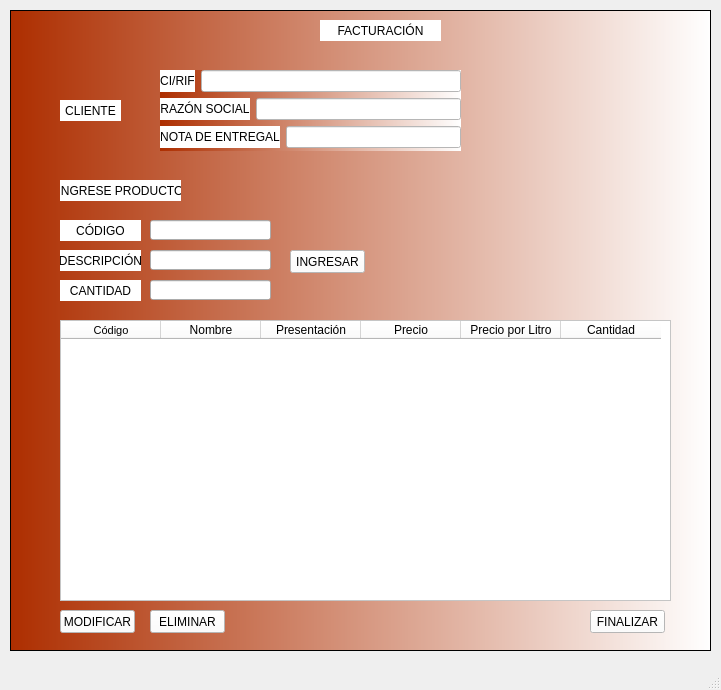
<?xml version="1.0" encoding="UTF-8"?>
<ui version="4.0">
 <class>Facturacion</class>
 <widget class="QMainWindow" name="Facturacion">
  <property name="geometry">
   <rect>
    <x>0</x>
    <y>0</y>
    <width>721</width>
    <height>690</height>
   </rect>
  </property>
  <property name="windowTitle">
   <string>MainWindow</string>
  </property>
  <widget class="QWidget" name="centralwidget">
   <widget class="QFrame" name="frame">
    <property name="geometry">
     <rect>
      <x>10</x>
      <y>10</y>
      <width>701</width>
      <height>641</height>
     </rect>
    </property>
    <property name="styleSheet">
     <string notr="true">background-color:qlineargradient(spread:pad, x1:0, y1:0, x2:1, y2:0, stop:0 rgba(173, 46, 0, 255), stop:1 rgba(255, 255, 255, 255))</string>
    </property>
    <property name="frameShape">
     <enum>QFrame::StyledPanel</enum>
    </property>
    <property name="frameShadow">
     <enum>QFrame::Raised</enum>
    </property>
    <widget class="QLabel" name="label">
     <property name="geometry">
      <rect>
       <x>50</x>
       <y>90</y>
       <width>61</width>
       <height>21</height>
      </rect>
     </property>
     <property name="styleSheet">
      <string notr="true">background-color: white;</string>
     </property>
     <property name="text">
      <string>CLIENTE</string>
     </property>
     <property name="alignment">
      <set>Qt::AlignCenter</set>
     </property>
    </widget>
    <widget class="QLabel" name="label_2">
     <property name="geometry">
      <rect>
       <x>50</x>
       <y>170</y>
       <width>121</width>
       <height>21</height>
      </rect>
     </property>
     <property name="styleSheet">
      <string notr="true">background-color: white;</string>
     </property>
     <property name="text">
      <string>INGRESE PRODUCTO</string>
     </property>
     <property name="alignment">
      <set>Qt::AlignCenter</set>
     </property>
    </widget>
    <widget class="QLineEdit" name="lineEdit">
     <property name="geometry">
      <rect>
       <x>140</x>
       <y>210</y>
       <width>121</width>
       <height>20</height>
      </rect>
     </property>
     <property name="styleSheet">
      <string notr="true">background-color:rgb(ffff);</string>
     </property>
    </widget>
    <widget class="QLabel" name="label_10">
     <property name="geometry">
      <rect>
       <x>50</x>
       <y>210</y>
       <width>81</width>
       <height>21</height>
      </rect>
     </property>
     <property name="styleSheet">
      <string notr="true">background-color: white;</string>
     </property>
     <property name="lineWidth">
      <number>0</number>
     </property>
     <property name="text">
      <string>CÓDIGO</string>
     </property>
     <property name="alignment">
      <set>Qt::AlignCenter</set>
     </property>
     <property name="margin">
      <number>3</number>
     </property>
    </widget>
    <widget class="QLabel" name="label_11">
     <property name="geometry">
      <rect>
       <x>50</x>
       <y>240</y>
       <width>81</width>
       <height>21</height>
      </rect>
     </property>
     <property name="styleSheet">
      <string notr="true">background-color: white;</string>
     </property>
     <property name="lineWidth">
      <number>0</number>
     </property>
     <property name="text">
      <string>DESCRIPCIÓN</string>
     </property>
     <property name="alignment">
      <set>Qt::AlignCenter</set>
     </property>
     <property name="margin">
      <number>3</number>
     </property>
    </widget>
    <widget class="QLineEdit" name="lineEdit_2">
     <property name="geometry">
      <rect>
       <x>140</x>
       <y>240</y>
       <width>121</width>
       <height>20</height>
      </rect>
     </property>
     <property name="styleSheet">
      <string notr="true">background-color:rgb(ffff);</string>
     </property>
    </widget>
    <widget class="QTableWidget" name="tableWidget">
     <property name="geometry">
      <rect>
       <x>50</x>
       <y>310</y>
       <width>611</width>
       <height>281</height>
      </rect>
     </property>
     <property name="styleSheet">
      <string notr="true">background-color:rgb(255, 255, 255);</string>
     </property>
     <column>
      <property name="text">
       <string>Código</string>
      </property>
      <property name="font">
       <font>
        <pointsize>8</pointsize>
       </font>
      </property>
     </column>
     <column>
      <property name="text">
       <string>Nombre</string>
      </property>
     </column>
     <column>
      <property name="text">
       <string>Presentación</string>
      </property>
     </column>
     <column>
      <property name="text">
       <string>Precio</string>
      </property>
     </column>
     <column>
      <property name="text">
       <string>Precio por Litro</string>
      </property>
     </column>
     <column>
      <property name="text">
       <string>Cantidad</string>
      </property>
     </column>
    </widget>
    <widget class="QWidget" name="layoutWidget">
     <property name="geometry">
      <rect>
       <x>150</x>
       <y>60</y>
       <width>301</width>
       <height>81</height>
      </rect>
     </property>
     <layout class="QVBoxLayout" name="verticalLayout">
      <item>
       <layout class="QHBoxLayout" name="horizontalLayout">
        <item>
         <widget class="QLabel" name="label_6">
          <property name="styleSheet">
           <string notr="true">background-color: white;</string>
          </property>
          <property name="text">
           <string>CI/RIF</string>
          </property>
          <property name="alignment">
           <set>Qt::AlignCenter</set>
          </property>
         </widget>
        </item>
        <item>
         <widget class="QLineEdit" name="lineEdit_5">
          <property name="styleSheet">
           <string notr="true">background-color:rgb(255, 255, 255)</string>
          </property>
         </widget>
        </item>
       </layout>
      </item>
      <item>
       <layout class="QHBoxLayout" name="horizontalLayout_3">
        <item>
         <widget class="QLabel" name="label_8">
          <property name="styleSheet">
           <string notr="true">background-color: white;</string>
          </property>
          <property name="lineWidth">
           <number>0</number>
          </property>
          <property name="text">
           <string>RAZÓN SOCIAL</string>
          </property>
          <property name="alignment">
           <set>Qt::AlignCenter</set>
          </property>
          <property name="margin">
           <number>3</number>
          </property>
         </widget>
        </item>
        <item>
         <widget class="QLineEdit" name="lineEdit_7">
          <property name="styleSheet">
           <string notr="true">background-color:rgb(255, 255, 255)</string>
          </property>
         </widget>
        </item>
       </layout>
      </item>
      <item>
       <layout class="QHBoxLayout" name="horizontalLayout_4">
        <item>
         <widget class="QLabel" name="label_9">
          <property name="styleSheet">
           <string notr="true">background-color: white;</string>
          </property>
          <property name="lineWidth">
           <number>0</number>
          </property>
          <property name="text">
           <string>NOTA DE ENTREGAL</string>
          </property>
          <property name="alignment">
           <set>Qt::AlignCenter</set>
          </property>
          <property name="margin">
           <number>3</number>
          </property>
         </widget>
        </item>
        <item>
         <widget class="QLineEdit" name="lineEdit_8">
          <property name="styleSheet">
           <string notr="true">background-color:rgb(255, 255, 255)</string>
          </property>
         </widget>
        </item>
       </layout>
      </item>
     </layout>
    </widget>
    <widget class="QLabel" name="label_12">
     <property name="geometry">
      <rect>
       <x>50</x>
       <y>270</y>
       <width>81</width>
       <height>21</height>
      </rect>
     </property>
     <property name="styleSheet">
      <string notr="true">background-color: white;</string>
     </property>
     <property name="lineWidth">
      <number>0</number>
     </property>
     <property name="text">
      <string>CANTIDAD</string>
     </property>
     <property name="alignment">
      <set>Qt::AlignCenter</set>
     </property>
     <property name="margin">
      <number>3</number>
     </property>
    </widget>
    <widget class="QLineEdit" name="lineEdit_3">
     <property name="geometry">
      <rect>
       <x>140</x>
       <y>270</y>
       <width>121</width>
       <height>20</height>
      </rect>
     </property>
     <property name="styleSheet">
      <string notr="true">background-color:rgb(ffff);</string>
     </property>
    </widget>
    <widget class="QPushButton" name="pushButton">
     <property name="geometry">
      <rect>
       <x>280</x>
       <y>240</y>
       <width>75</width>
       <height>23</height>
      </rect>
     </property>
     <property name="styleSheet">
      <string notr="true">background-color:rgb(255, 255, 255)</string>
     </property>
     <property name="text">
      <string>INGRESAR</string>
     </property>
    </widget>
    <widget class="QPushButton" name="pushButton_2">
     <property name="geometry">
      <rect>
       <x>580</x>
       <y>600</y>
       <width>75</width>
       <height>23</height>
      </rect>
     </property>
     <property name="styleSheet">
      <string notr="true">background-color:rgb(255, 255, 255)</string>
     </property>
     <property name="text">
      <string>FINALIZAR</string>
     </property>
    </widget>
    <widget class="QLabel" name="label_3">
     <property name="geometry">
      <rect>
       <x>550</x>
       <y>70</y>
       <width>71</width>
       <height>161</height>
      </rect>
     </property>
     <property name="autoFillBackground">
      <bool>false</bool>
     </property>
     <property name="styleSheet">
      <string notr="true">background-image:  url(:/1/logo final png1.png);

background-color:rgb(ffff)</string>
     </property>
     <property name="frameShape">
      <enum>QFrame::NoFrame</enum>
     </property>
     <property name="frameShadow">
      <enum>QFrame::Plain</enum>
     </property>
     <property name="text">
      <string/>
     </property>
     <property name="pixmap">
      <pixmap resource="recursos.qrc">:/1/logo final png1.png</pixmap>
     </property>
     <property name="scaledContents">
      <bool>true</bool>
     </property>
     <property name="buddy">
      <cstring></cstring>
     </property>
    </widget>
    <widget class="QLabel" name="tabla5_facturacion">
     <property name="geometry">
      <rect>
       <x>310</x>
       <y>10</y>
       <width>121</width>
       <height>21</height>
      </rect>
     </property>
     <property name="styleSheet">
      <string notr="true">background-color: white;</string>
     </property>
     <property name="text">
      <string>FACTURACIÓN</string>
     </property>
     <property name="alignment">
      <set>Qt::AlignCenter</set>
     </property>
    </widget>
    <widget class="QPushButton" name="pushButton_3">
     <property name="geometry">
      <rect>
       <x>50</x>
       <y>600</y>
       <width>75</width>
       <height>23</height>
      </rect>
     </property>
     <property name="styleSheet">
      <string notr="true">background-color:rgb(255, 255, 255)</string>
     </property>
     <property name="text">
      <string>MODIFICAR</string>
     </property>
    </widget>
    <widget class="QPushButton" name="pushButton_4">
     <property name="geometry">
      <rect>
       <x>140</x>
       <y>600</y>
       <width>75</width>
       <height>23</height>
      </rect>
     </property>
     <property name="styleSheet">
      <string notr="true">background-color:rgb(255, 255, 255)</string>
     </property>
     <property name="text">
      <string>ELIMINAR</string>
     </property>
    </widget>
   </widget>
  </widget>
  <widget class="QMenuBar" name="menubar">
   <property name="geometry">
    <rect>
     <x>0</x>
     <y>0</y>
     <width>721</width>
     <height>21</height>
    </rect>
   </property>
  </widget>
  <widget class="QStatusBar" name="statusbar"/>
 </widget>
 <resources>
  <include location="../../Desktop/recurso1.qrc"/>
  <include location="recursos.qrc"/>
 </resources>
 <connections/>
</ui>
